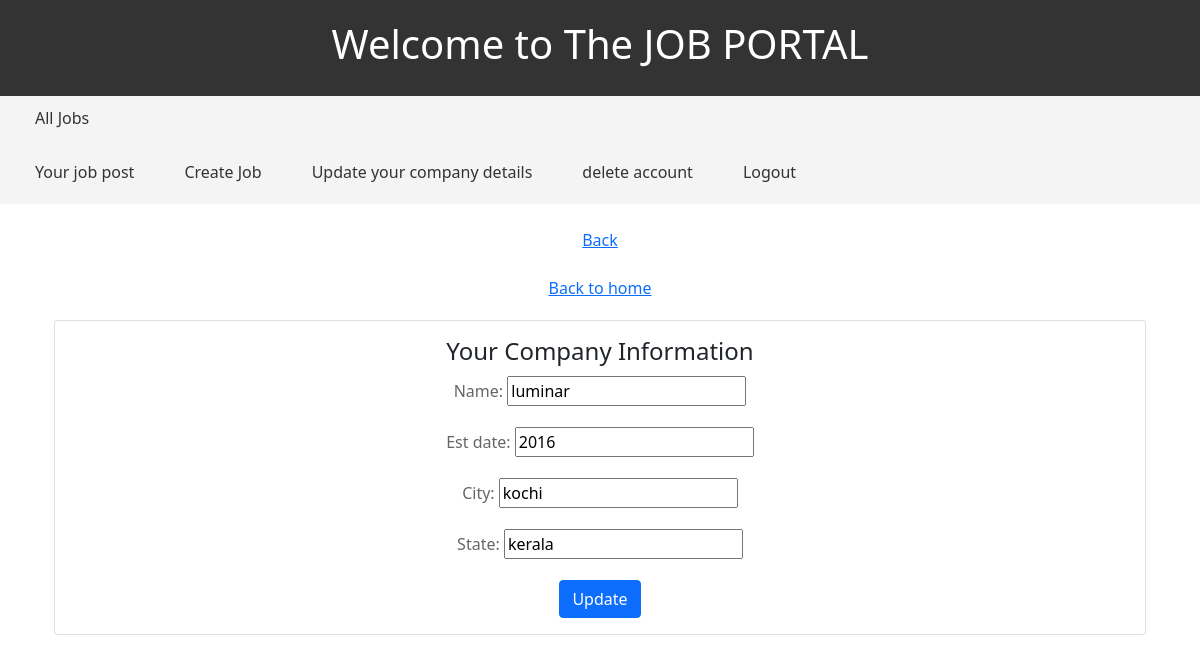
Screenshot of /company/update-company/ (signed in) with the database file from the repository.
### company/models.py (models this page shows, shortened)
class Company(models.Model):
    user = models. OneToOneField(User, on_delete=models.CASCADE)
    name = models. CharField(max_length=100,null=True,blank=True)
    est_date = models. PositiveIntegerField(null=True,blank=True)
    city = models. CharField(max_length=100,null=True,blank=True)
    state = models. CharField(max_length=100,null=True,blank=True)

### company/views.py (the view)
# urls.py: path('update-company/',update_company,name="update-company"),
def update_company(request):
    if request.user.is_recruiter:
        company = Company.objects.get(user=request.user)
        if request.method == 'POST':
            form=UpdateCompanyForm(request.POST, instance=company)
            if form.is_valid():
                var=form.save(commit=False)
                user= User.objects.get(id=request.user.id)
                user.has_company = True
                var.save()
                user.save()
                messages.info (request, 'Your company is now active. You can start creating job ads')
                return redirect('dashboard')
            else:
                messages.warning (request, 'Something went wrong')
        else:
            form=UpdateCompanyForm(instance=company)
            context = {'form': form}
            return render(request, 'company/update_company.html',context)
    else:
        messages.danger(request, 'permission denaied')
        return redirect("dashboard")

### company/foms.py
class UpdateCompanyForm(forms.ModelForm):
    class Meta:
        model=Company
        exclude=("user",)

### templates/company/update_company.html (shortened to what this page needs)
{% extends 'users/base.html' %}
{% block content %}
    <div class="container">
        <div class="card">
            <div class="card-body">
                <h4 class="card-title">Your Company Information</h4>
                <form method="post">
                    {{ form.as_p }}
                    <button type="submit" class="btn btn-primary">Update</button>
                </form>
            </div>
        </div>
    </div>
    <link href="https://stackpath.bootstrapcdn.com/bootstrap/5.1.3/css/bootstrap.min.css" rel="stylesheet">
{% endblock %}

### templates/users/base.html (style rules this page uses)
body { font-family: Arial, sans-serif; margin: 0; padding: 0; }
.container { margin: 20px auto; text-align: center; }
.container p { color: #666; margin-top: 10px; }

### rows the page displays
Company: name "luminar", est_date "2016", city "kochi", state "kerala"
